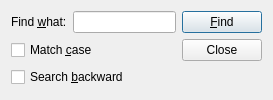
<?xml version="1.0" encoding="UTF-8"?>
<ui version="4.0">
 <class>FindDialog</class>
 <widget class="QDialog" name="FindDialog">
  <property name="geometry">
   <rect>
    <x>0</x>
    <y>0</y>
    <width>273</width>
    <height>100</height>
   </rect>
  </property>
  <property name="windowTitle">
   <string>Find</string>
  </property>
  <layout class="QGridLayout" name="gridLayout">
   <item row="0" column="0">
    <widget class="QLabel" name="label">
     <property name="text">
      <string>Find &amp;what:</string>
     </property>
     <property name="buddy">
      <cstring>lineEditSearch</cstring>
     </property>
    </widget>
   </item>
   <item row="0" column="1">
    <widget class="QLineEdit" name="lineEditSearch"/>
   </item>
   <item row="0" column="2">
    <widget class="QPushButton" name="PushFind">
     <property name="text">
      <string>&amp;Find</string>
     </property>
    </widget>
   </item>
   <item row="1" column="0" colspan="2">
    <widget class="QCheckBox" name="checkBoxCase">
     <property name="text">
      <string>Match &amp;case</string>
     </property>
    </widget>
   </item>
   <item row="1" column="2">
    <widget class="QPushButton" name="PushClose">
     <property name="text">
      <string>Close</string>
     </property>
    </widget>
   </item>
   <item row="2" column="0" colspan="2">
    <widget class="QCheckBox" name="checkBoxSearch">
     <property name="text">
      <string>Search &amp;backward</string>
     </property>
    </widget>
   </item>
  </layout>
 </widget>
 <resources/>
 <connections>
  <connection>
   <sender>PushFind</sender>
   <signal>clicked()</signal>
   <receiver>FindDialog</receiver>
   <slot>accept()</slot>
   <hints>
    <hint type="sourcelabel">
     <x>198</x>
     <y>22</y>
    </hint>
    <hint type="destinationlabel">
     <x>254</x>
     <y>68</y>
    </hint>
   </hints>
  </connection>
  <connection>
   <sender>PushClose</sender>
   <signal>clicked()</signal>
   <receiver>FindDialog</receiver>
   <slot>reject()</slot>
   <hints>
    <hint type="sourcelabel">
     <x>227</x>
     <y>52</y>
    </hint>
    <hint type="destinationlabel">
     <x>225</x>
     <y>80</y>
    </hint>
   </hints>
  </connection>
 </connections>
</ui>
